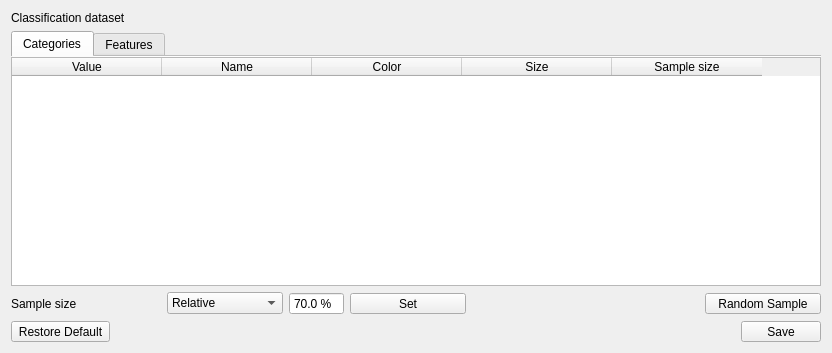
<?xml version="1.0" encoding="UTF-8"?>
<ui version="4.0">
 <class>Dialog</class>
 <widget class="QDialog" name="Dialog">
  <property name="geometry">
   <rect>
    <x>0</x>
    <y>0</y>
    <width>832</width>
    <height>353</height>
   </rect>
  </property>
  <property name="windowTitle">
   <string>Classification Dataset Manager</string>
  </property>
  <layout class="QVBoxLayout" name="verticalLayout">
   <item>
    <layout class="QHBoxLayout" name="horizontalLayout">
     <item>
      <widget class="QLabel" name="label_50">
       <property name="sizePolicy">
        <sizepolicy hsizetype="Fixed" vsizetype="Fixed">
         <horstretch>0</horstretch>
         <verstretch>0</verstretch>
        </sizepolicy>
       </property>
       <property name="minimumSize">
        <size>
         <width>150</width>
         <height>0</height>
        </size>
       </property>
       <property name="text">
        <string>Classification dataset</string>
       </property>
      </widget>
     </item>
     <item>
      <widget class="ProcessingParameterPickleFileClassificationDatasetWidget" name="mDataset" native="true"/>
     </item>
    </layout>
   </item>
   <item>
    <widget class="QTabWidget" name="tab_18">
     <property name="tabPosition">
      <enum>QTabWidget::North</enum>
     </property>
     <property name="tabShape">
      <enum>QTabWidget::Rounded</enum>
     </property>
     <property name="currentIndex">
      <number>0</number>
     </property>
     <property name="documentMode">
      <bool>true</bool>
     </property>
     <widget class="QWidget" name="tab_25">
      <attribute name="title">
       <string>Categories</string>
      </attribute>
      <layout class="QVBoxLayout" name="verticalLayout_15">
       <property name="spacing">
        <number>6</number>
       </property>
       <property name="leftMargin">
        <number>0</number>
       </property>
       <property name="topMargin">
        <number>0</number>
       </property>
       <property name="rightMargin">
        <number>0</number>
       </property>
       <property name="bottomMargin">
        <number>0</number>
       </property>
       <item>
        <widget class="QTableWidget" name="mCategoryTable">
         <property name="sizePolicy">
          <sizepolicy hsizetype="Expanding" vsizetype="Expanding">
           <horstretch>1</horstretch>
           <verstretch>1</verstretch>
          </sizepolicy>
         </property>
         <property name="selectionMode">
          <enum>QAbstractItemView::NoSelection</enum>
         </property>
         <attribute name="horizontalHeaderDefaultSectionSize">
          <number>150</number>
         </attribute>
         <column>
          <property name="text">
           <string>Value</string>
          </property>
         </column>
         <column>
          <property name="text">
           <string>Name</string>
          </property>
         </column>
         <column>
          <property name="text">
           <string>Color</string>
          </property>
         </column>
         <column>
          <property name="text">
           <string>Size</string>
          </property>
         </column>
         <column>
          <property name="text">
           <string>Sample size</string>
          </property>
         </column>
        </widget>
       </item>
      </layout>
     </widget>
     <widget class="QWidget" name="tab_26">
      <attribute name="title">
       <string>Features</string>
      </attribute>
      <layout class="QVBoxLayout" name="verticalLayout_16">
       <property name="leftMargin">
        <number>0</number>
       </property>
       <property name="topMargin">
        <number>0</number>
       </property>
       <property name="rightMargin">
        <number>0</number>
       </property>
       <property name="bottomMargin">
        <number>0</number>
       </property>
       <item>
        <widget class="QTableWidget" name="mFeaturesTable">
         <property name="sizePolicy">
          <sizepolicy hsizetype="Expanding" vsizetype="Expanding">
           <horstretch>1</horstretch>
           <verstretch>1</verstretch>
          </sizepolicy>
         </property>
         <property name="selectionMode">
          <enum>QAbstractItemView::NoSelection</enum>
         </property>
         <column>
          <property name="text">
           <string>Name</string>
          </property>
         </column>
        </widget>
       </item>
      </layout>
     </widget>
    </widget>
   </item>
   <item>
    <layout class="QHBoxLayout" name="horizontalLayout_4" stretch="0,0,0,0,2,0">
     <item>
      <widget class="QLabel" name="label_51">
       <property name="sizePolicy">
        <sizepolicy hsizetype="Preferred" vsizetype="Preferred">
         <horstretch>1</horstretch>
         <verstretch>0</verstretch>
        </sizepolicy>
       </property>
       <property name="minimumSize">
        <size>
         <width>150</width>
         <height>0</height>
        </size>
       </property>
       <property name="text">
        <string>Sample size</string>
       </property>
      </widget>
     </item>
     <item>
      <widget class="QComboBox" name="mSampleType">
       <property name="sizePolicy">
        <sizepolicy hsizetype="Preferred" vsizetype="Fixed">
         <horstretch>1</horstretch>
         <verstretch>0</verstretch>
        </sizepolicy>
       </property>
       <item>
        <property name="text">
         <string>Relative</string>
        </property>
       </item>
       <item>
        <property name="text">
         <string>Absolute</string>
        </property>
       </item>
      </widget>
     </item>
     <item>
      <widget class="QStackedWidget" name="stackedWidget">
       <property name="sizePolicy">
        <sizepolicy hsizetype="Preferred" vsizetype="Fixed">
         <horstretch>0</horstretch>
         <verstretch>0</verstretch>
        </sizepolicy>
       </property>
       <property name="currentIndex">
        <number>0</number>
       </property>
       <widget class="QWidget" name="page">
        <layout class="QVBoxLayout" name="verticalLayout_2">
         <property name="leftMargin">
          <number>0</number>
         </property>
         <property name="topMargin">
          <number>0</number>
         </property>
         <property name="rightMargin">
          <number>0</number>
         </property>
         <property name="bottomMargin">
          <number>0</number>
         </property>
         <item>
          <widget class="QgsDoubleSpinBox" name="mRelativeSize">
           <property name="sizePolicy">
            <sizepolicy hsizetype="Preferred" vsizetype="Fixed">
             <horstretch>1</horstretch>
             <verstretch>0</verstretch>
            </sizepolicy>
           </property>
           <property name="buttonSymbols">
            <enum>QAbstractSpinBox::NoButtons</enum>
           </property>
           <property name="prefix">
            <string/>
           </property>
           <property name="suffix">
            <string> %</string>
           </property>
           <property name="decimals">
            <number>1</number>
           </property>
           <property name="value">
            <double>70.000000000000000</double>
           </property>
           <property name="showClearButton" stdset="0">
            <bool>false</bool>
           </property>
          </widget>
         </item>
        </layout>
       </widget>
       <widget class="QWidget" name="page_2">
        <layout class="QVBoxLayout" name="verticalLayout_3">
         <property name="leftMargin">
          <number>0</number>
         </property>
         <property name="topMargin">
          <number>0</number>
         </property>
         <property name="rightMargin">
          <number>0</number>
         </property>
         <property name="bottomMargin">
          <number>0</number>
         </property>
         <item>
          <widget class="QgsSpinBox" name="mAbsoluteSize">
           <property name="sizePolicy">
            <sizepolicy hsizetype="Preferred" vsizetype="Fixed">
             <horstretch>0</horstretch>
             <verstretch>0</verstretch>
            </sizepolicy>
           </property>
           <property name="buttonSymbols">
            <enum>QAbstractSpinBox::NoButtons</enum>
           </property>
           <property name="suffix">
            <string/>
           </property>
           <property name="prefix">
            <string/>
           </property>
           <property name="maximum">
            <number>999999999</number>
           </property>
           <property name="showClearButton" stdset="0">
            <bool>false</bool>
           </property>
          </widget>
         </item>
        </layout>
       </widget>
      </widget>
     </item>
     <item>
      <widget class="QToolButton" name="mSetSampleSize">
       <property name="sizePolicy">
        <sizepolicy hsizetype="Preferred" vsizetype="Fixed">
         <horstretch>1</horstretch>
         <verstretch>0</verstretch>
        </sizepolicy>
       </property>
       <property name="minimumSize">
        <size>
         <width>80</width>
         <height>0</height>
        </size>
       </property>
       <property name="toolTip">
        <string/>
       </property>
       <property name="text">
        <string>Set</string>
       </property>
      </widget>
     </item>
     <item>
      <spacer name="horizontalSpacer_3">
       <property name="orientation">
        <enum>Qt::Horizontal</enum>
       </property>
       <property name="sizeHint" stdset="0">
        <size>
         <width>40</width>
         <height>20</height>
        </size>
       </property>
      </spacer>
     </item>
     <item>
      <widget class="QToolButton" name="mRandomSample">
       <property name="sizePolicy">
        <sizepolicy hsizetype="Preferred" vsizetype="Fixed">
         <horstretch>1</horstretch>
         <verstretch>0</verstretch>
        </sizepolicy>
       </property>
       <property name="text">
        <string>Random Sample</string>
       </property>
       <property name="icon">
        <iconset>
         <normaloff>:/images/themes/default/processingAlgorithm.svg</normaloff>:/images/themes/default/processingAlgorithm.svg</iconset>
       </property>
       <property name="toolButtonStyle">
        <enum>Qt::ToolButtonTextBesideIcon</enum>
       </property>
      </widget>
     </item>
    </layout>
   </item>
   <item>
    <layout class="QHBoxLayout" name="horizontalLayout_2">
     <item>
      <widget class="QToolButton" name="mRestore">
       <property name="text">
        <string>Restore Default</string>
       </property>
      </widget>
     </item>
     <item>
      <spacer name="horizontalSpacer">
       <property name="orientation">
        <enum>Qt::Horizontal</enum>
       </property>
       <property name="sizeHint" stdset="0">
        <size>
         <width>40</width>
         <height>20</height>
        </size>
       </property>
      </spacer>
     </item>
     <item>
      <widget class="QToolButton" name="mSave">
       <property name="sizePolicy">
        <sizepolicy hsizetype="Fixed" vsizetype="Fixed">
         <horstretch>0</horstretch>
         <verstretch>0</verstretch>
        </sizepolicy>
       </property>
       <property name="minimumSize">
        <size>
         <width>80</width>
         <height>0</height>
        </size>
       </property>
       <property name="toolTip">
        <string/>
       </property>
       <property name="text">
        <string>Save</string>
       </property>
      </widget>
     </item>
    </layout>
   </item>
  </layout>
 </widget>
 <customwidgets>
  <customwidget>
   <class>QgsDoubleSpinBox</class>
   <extends>QDoubleSpinBox</extends>
   <header>qgsdoublespinbox.h</header>
  </customwidget>
  <customwidget>
   <class>QgsSpinBox</class>
   <extends>QSpinBox</extends>
   <header>qgsspinbox.h</header>
  </customwidget>
  <customwidget>
   <class>ProcessingParameterPickleFileClassificationDatasetWidget</class>
   <extends>QWidget</extends>
   <header>enmapboxprocessing.parameter.processingparameterpicklefileclassificationdatasetwidget</header>
   <container>1</container>
  </customwidget>
 </customwidgets>
 <resources/>
 <connections>
  <connection>
   <sender>mSampleType</sender>
   <signal>currentIndexChanged(int)</signal>
   <receiver>stackedWidget</receiver>
   <slot>setCurrentIndex(int)</slot>
   <hints>
    <hint type="sourcelabel">
     <x>224</x>
     <y>304</y>
    </hint>
    <hint type="destinationlabel">
     <x>344</x>
     <y>299</y>
    </hint>
   </hints>
  </connection>
 </connections>
</ui>
